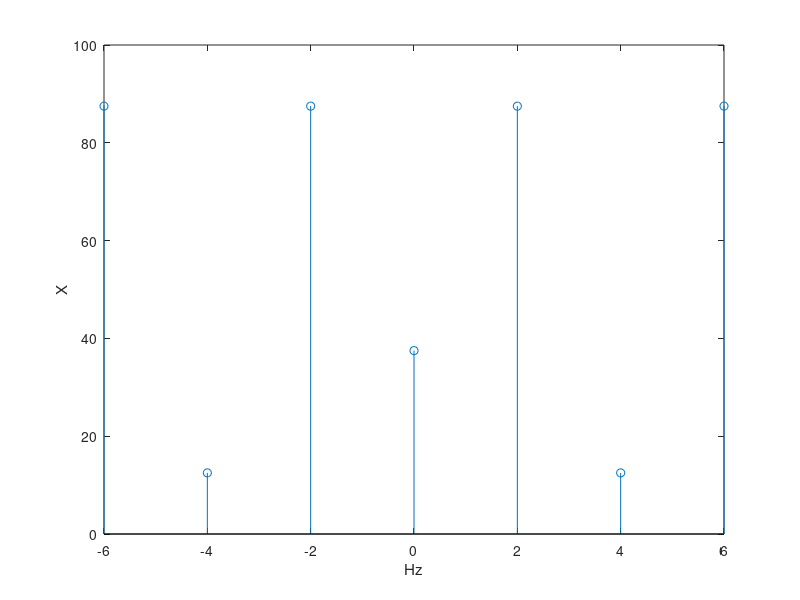

The MATLAB source for this figure:

% when x or y was on this line, the length was reduced to 6 for no
% reason at all
x = [-6 -4 -2 0 2 4 6]
y = [87.5 12.5 87.5 37.5 87.5 12.5 87.5];
% fft(x);

stem(x, y) 
xlabel('Hz')
ylabel('X')